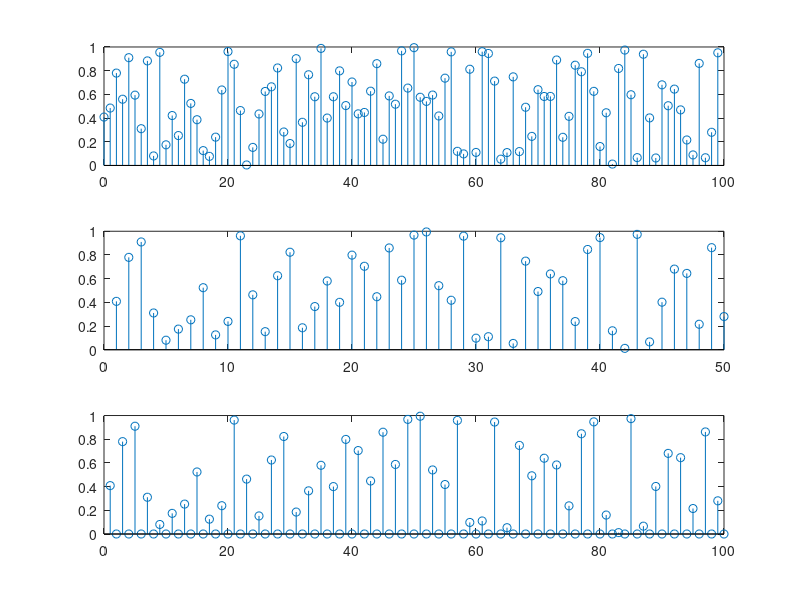

Write the MATLAB code that produced this figure.
n = 0:99;
x=rand(size(n));
y1 = downsample(x,2);
y2 = upsample(y1,2);

subplot(3,1,1);
stem(n,x);

subplot(3,1,2);
stem(1:length(y1),y1);

subplot(3,1,3);
stem(1:length(y2),y2);